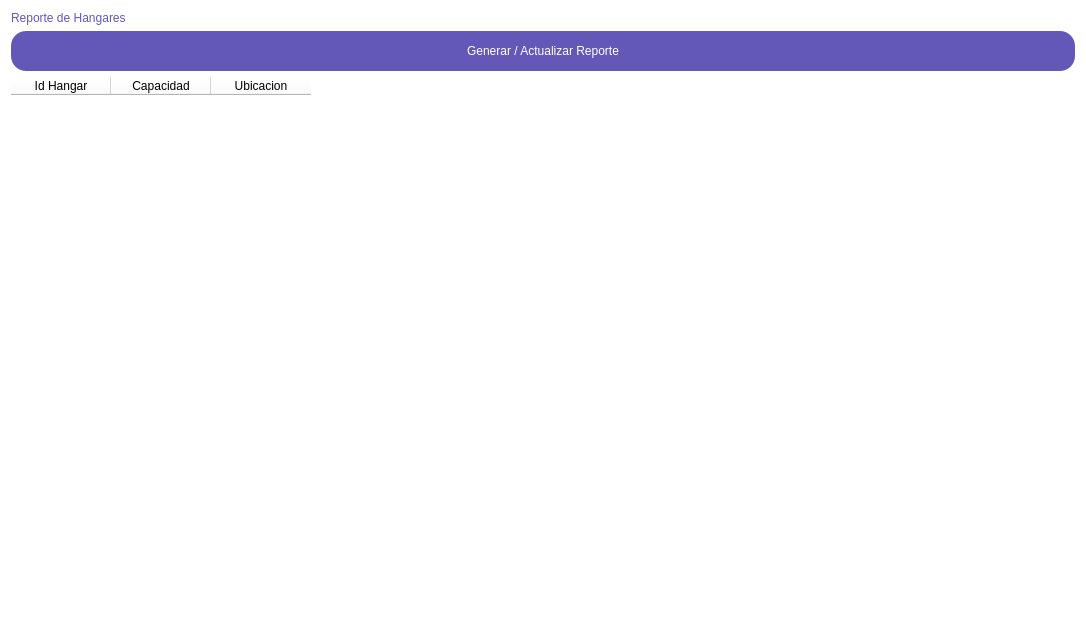
<?xml version="1.0" encoding="UTF-8"?>
<ui version="4.0">
 <class>Form</class>
 <widget class="QWidget" name="Form">
  <property name="geometry">
   <rect>
    <x>0</x>
    <y>0</y>
    <width>1086</width>
    <height>626</height>
   </rect>
  </property>
  <property name="windowTitle">
   <string>Form</string>
  </property>
  <property name="styleSheet">
   <string notr="true">QWidget
{
    background-color: white;
    border-radius: 20px;
}

QPushButton
{
    color: white;
    background-color: #6357B7;
    border-radius: 15px;
    font: 14pt &quot;Bahnschrift&quot;;
}

QPushButton:Pressed
{
    background-color: #C397E4;
}

QPushButton:disabled
{
    color: #6357B7;
    background-color: white;
    border-radius: 0px;
}

QLineEdit
{
    color: #6357B7;
    background-color: white;
    border : 2px solid #6357B7;
    border-radius: 15px;
    font: 10pt &quot;Bahnschrift&quot;;
    border: 1px solid #6357B7;
    padding: 10px;
}

QLabel
{
    background-color: transparent;
    color: #6357B7;
    font: 12pt &quot;Bahnschrift&quot;;
}

QComboBox
{
    border: 1px solid #6357B7;
    border-radius: 3px;
    padding: 1px 18px 1px 3px;
    min-width: 6em;
	color: #6357B7;
    font: 12pt &quot;Bahnschrift&quot;;
}

QTextEdit
{
    color: #6357B7;
    background-color: white;
    border : 2px solid #6357B7;
    border-radius: 15px;
    font: 14pt &quot;Bahnschrift&quot;;
    border: 1px solid #6357B7;
    padding: 13px;
}

QTableWidget
{
	color: #6357B7;
    font: 12pt &quot;Bahnschrift&quot;;
}</string>
  </property>
  <layout class="QVBoxLayout" name="verticalLayout">
   <item>
    <widget class="QLabel" name="label">
     <property name="text">
      <string>Reporte de Hangares</string>
     </property>
    </widget>
   </item>
   <item>
    <widget class="QPushButton" name="pushButton">
     <property name="minimumSize">
      <size>
       <width>50</width>
       <height>40</height>
      </size>
     </property>
     <property name="text">
      <string>Generar / Actualizar Reporte</string>
     </property>
    </widget>
   </item>
   <item>
    <widget class="QTableWidget" name="tableWidget">
     <column>
      <property name="text">
       <string>Id Hangar</string>
      </property>
     </column>
     <column>
      <property name="text">
       <string>Capacidad</string>
      </property>
     </column>
     <column>
      <property name="text">
       <string>Ubicacion</string>
      </property>
     </column>
    </widget>
   </item>
  </layout>
 </widget>
 <resources/>
 <connections/>
</ui>
